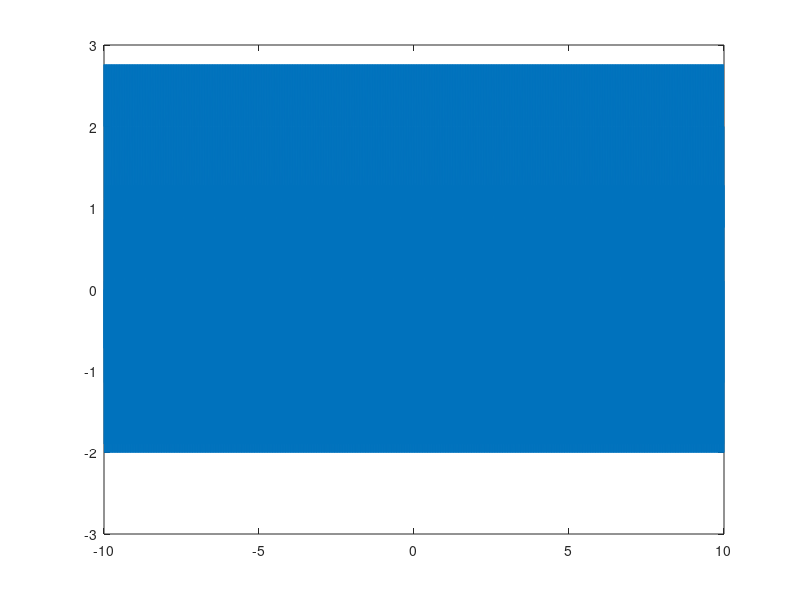

MATLAB code for this plot:
%Orizoume to tE[-10,10] ki to Dt=0.001 opote tha grapsoume
t=(-10:.001:10);
%grafouem thn sunarthsh tou shmatos mas
x=cos(100*pi*t)+cos(200*pi*t)+sin(500*pi*t);
%ki kanoume to diagrama
plot(t,x)
%tha paratirithei oti to diagrama tah fainetai san ena  blue orthogwnio
%sxhma, an megenthunoume tha fanoun oi grammes-euthies tou diagrammatos
